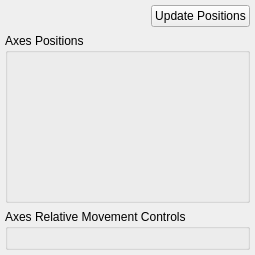
<?xml version="1.0" encoding="UTF-8"?>
<ui version="4.0">
 <class>Stage</class>
 <widget class="QWidget" name="Stage">
  <property name="geometry">
   <rect>
    <x>0</x>
    <y>0</y>
    <width>255</width>
    <height>255</height>
   </rect>
  </property>
  <property name="windowTitle">
   <string>Stage Control</string>
  </property>
  <layout class="QVBoxLayout" name="verticalLayout">
   <property name="spacing">
    <number>6</number>
   </property>
   <property name="leftMargin">
    <number>5</number>
   </property>
   <property name="topMargin">
    <number>5</number>
   </property>
   <property name="rightMargin">
    <number>5</number>
   </property>
   <property name="bottomMargin">
    <number>5</number>
   </property>
   <item>
    <layout class="QHBoxLayout" name="horizontalLayout">
     <property name="sizeConstraint">
      <enum>QLayout::SetDefaultConstraint</enum>
     </property>
     <item>
      <spacer name="horizontalSpacer">
       <property name="orientation">
        <enum>Qt::Horizontal</enum>
       </property>
       <property name="sizeHint" stdset="0">
        <size>
         <width>40</width>
         <height>0</height>
        </size>
       </property>
      </spacer>
     </item>
     <item>
      <widget class="QPushButton" name="update_pos_button">
       <property name="sizePolicy">
        <sizepolicy hsizetype="Fixed" vsizetype="Fixed">
         <horstretch>0</horstretch>
         <verstretch>0</verstretch>
        </sizepolicy>
       </property>
       <property name="text">
        <string>Update Positions</string>
       </property>
      </widget>
     </item>
     
    </layout>
   </item>
   <item>
    <widget class="QGroupBox" name="info_group">
     <property name="sizePolicy">
      <sizepolicy hsizetype="Preferred" vsizetype="Preferred">
       <horstretch>0</horstretch>
       <verstretch>0</verstretch>
      </sizepolicy>
     </property>
     <property name="title">
      <string>Axes Positions</string>
     </property>
     <layout class="QGridLayout" name="info_layout"/>
    </widget>
   </item>
   <item>
    <widget class="QGroupBox" name="axes_group">
     <property name="sizePolicy">
      <sizepolicy hsizetype="Preferred" vsizetype="Fixed">
       <horstretch>0</horstretch>
       <verstretch>0</verstretch>
      </sizepolicy>
     </property>
     <property name="minimumSize">
      <size>
       <width>0</width>
       <height>0</height>
      </size>
     </property>
     <property name="title">
      <string>Axes Relative Movement Controls</string>
     </property>
     <layout class="QGridLayout" name="axes_layout"/>
    </widget>
   </item>
  </layout>
 </widget>
 <resources/>
 <connections/>
</ui>
